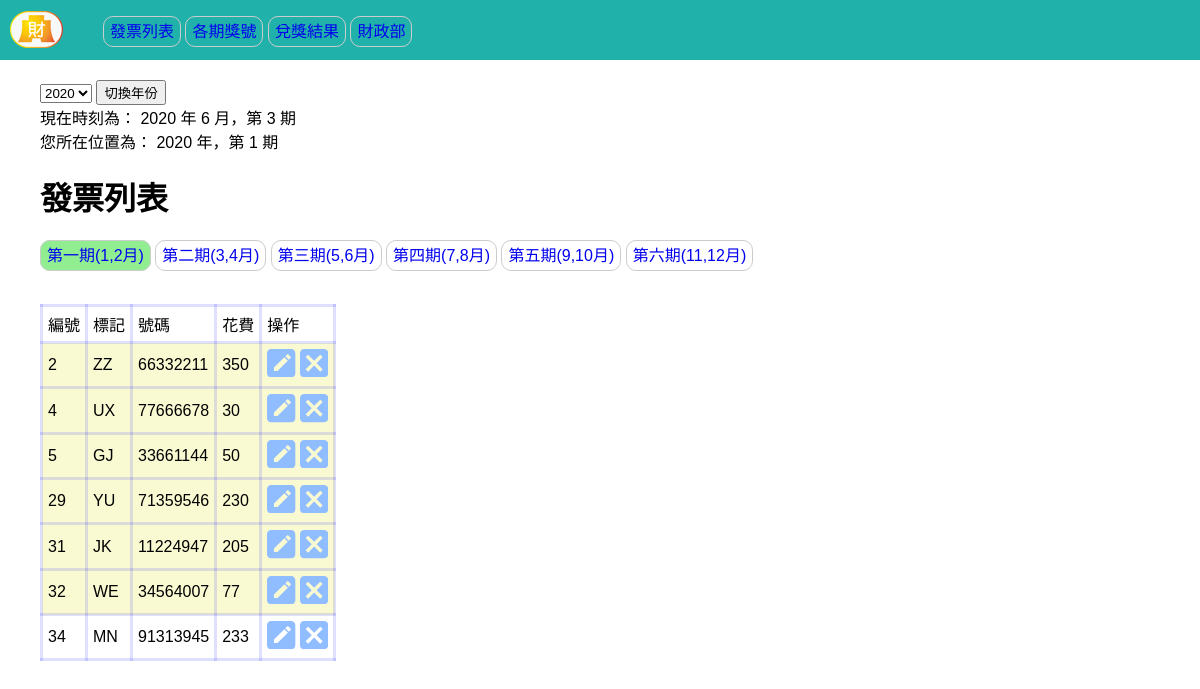
/list.php?period=1&year=2020, run on the app's committed database.
### tables this page shows
CREATE TABLE `invoice` (
  `id` int(10) UNSIGNED NOT NULL,
  `code` varchar(2) NOT NULL,
  `number` varchar(8) NOT NULL,
  `period` tinyint(1) UNSIGNED NOT NULL COMMENT '只有分六期，所以不用太多位元，選TinyINT即可。',
  `expend` int(10) UNSIGNED NOT NULL,
  `year` varchar(4) NOT NULL COMMENT '若要紀錄完整日期，就用DATE。'
);

### common/base.php (called while the page is built, shortened)
<?php
$dsn="mysql:host=localhost;charset=utf8;dbname=invoice";
$pdo=new PDO($dsn,'root',"");
function all($table,...$arg){
    global $pdo;
    $sql="select * from $table ";
    if(isset($arg[0]) && is_array($arg[0])){
        $tmp=[];
        foreach($arg[0] as $key => $value){
            $tmp[]=sprintf("`%s`='%s'",$key,$value);
        }
        $sql=$sql." where " . implode(" && ",$tmp);
    }
    return $pdo->query($sql)->fetchAll();
}
?>

### list.php (the view, shortened to what this page needs)
<?php include "./common/base.php"; ?>
<!DOCTYPE html>
<html lang="en">
<head>
  <link rel="stylesheet" href="./css/style.css">
</head>
<body>
  <?php include "./include/header.php";
  $year=date("Y");
  if(isset($_GET['year'])){
    $year=$_GET['year'];
  }
  $month=date("n");
  $period=round(($month/2),0);
  if(isset($_GET["period"])){
    $period=$_GET["period"];
  }
  ?>
<form class="yearswitch" action="list.php?period=<?=$period;?>&year=<?=$year;?>">
  <select name="year">
    <option value="2020" <?=($year==2020)?"selected":null;?>>2020</option>
  </select>
  <input type="submit" value="切換年份">
</form>
  <?php
  echo "<p class='note'>現在時刻為： ".date("Y")." 年 ".$month." 月，第&nbsp;".(round(($month/2),0))."&nbsp;期</p>";
  echo "<p class='note'>您所在位置為： ".$year." 年，第&nbsp;".$period."&nbsp;期</p>";
  ?>
  <h1>發票列表</h1>
  <ul class="nav">
    <li><a href="list.php?period=1&year=<?=$year;?>" style="background:<?=($period==1)?"lightgreen":"white";?>;">第一期(1,2月)</a></li>
    <li><a href="list.php?period=2&year=<?=$year;?>" style="background:<?=($period==2)?"lightgreen":"white";?>;">第二期(3,4月)</a></li>
    <li><a href="list.php?period=3&year=<?=$year;?>" style="background:<?=($period==3)?"lightgreen":"white";?>;">第三期(5,6月)</a></li>
    <li><a href="list.php?period=4&year=<?=$year;?>" style="background:<?=($period==4)?"lightgreen":"white";?>;">第四期(7,8月)</a></li>
    <li><a href="list.php?period=5&year=<?=$year;?>" style="background:<?=($period==5)?"lightgreen":"white";?>;">第五期(9,10月)</a></li>
    <li><a href="list.php?period=6&year=<?=$year;?>" style="background:<?=($period==6)?"lightgreen":"white";?>;">第六期(11,12月)</a></li>
  </ul>
  <?php
    $rows=all('invoice',['period'=>$period,'year'=>$year]);
  ?>
  <table>
    <tr>
      <td>編號</td>
      <td>標記</td>
      <td>號碼</td>
      <td>花費</td>
      <td>操作</td>
    </tr>
  <?php
  foreach ($rows as $row) {
  ?>
  <tr>
      <td><?=$row['id'];?></td>
      <td><?=$row['code'];?></td>
      <td><?=$row['number'];?></td>
      <td><?=$row['expend'];?></td>
      <td>
        <label for="edit"><a href="edit_invoice.php?id=<?=$row['id'];?>">
          </a></label>
        <label for="delete"><a href="delete_invoice.php?period=<?=$period;?>&year=<?=$year;?>&id=<?=$row['id'];?>">
        </a></label>
      </td>
  </tr>
  <?php
  }
  ?>
</table>
</body>
</html>

### include/header.php
<div class="container">
    <span class="header2">
      <a href="index.php" title="回首頁"><img src="./include/Finance_53x37.png"></a>
    </span>
    <ul class="header">
      <li><a class="hd" href="list.php" title="發票列表">發票列表</a></li>
      <li><a class="hd" href="invoice.php" title="各期獎號">各期獎號</a></li>
      <li><a class="hd" href="reward_list.php" title="兌獎結果">兌獎結果</a></li>
      <li><a class="hd" href="http://invoice.etax.nat.gov.tw/" title="財政部統一發票號碼中獎號碼" target="_blank">財政部</a></li>
    </ul>
</div>

### css/style.css (style rules this page uses)
* { box-sizing: border-box; margin: 0px; font-family: 'Noto Sans TC', sans-serif; }
.header ul,.nav { list-style-type: none; }
.container { display: flex; background: lightseagreen; margin-bottom: 20px; }
li { margin: 18px 0px; display: inline-block; }
.header2 { margin:11px 0px 6px 10px; }
.header a.hd, .nav a { border: 1px solid #CCC; border-radius: 10px; box-sizing: border-box; padding: 6px; }
table { border-collapse: collapse; border: 1px solid #0000ff20; margin: 20px 40px; }
table td { border-collapse: collapse; border: 3px solid #0000ff20; padding: 5px; }
table tr.first, tr:nth-of-type(2), tr:nth-of-type(3), tr:nth-of-type(4), tr:nth-of-type(5), tr:nth-of-type(6), tr:nth-of-type(7) { background: lightgoldenrodyellow; }
a { text-decoration: none; }
h1 { margin: 20px 40px 5px 40px; }
.note { margin: 0px 40px 0px 40px; }
.yearswitch, .period_item { margin: 0px 0px 0px 40px; font-size: 1rem; }

### data on the page
invoice: id "2", code "ZZ", number "66332211", expend "350"
invoice: id "4", code "UX", number "77666678", expend "30"
invoice: id "5", code "GJ", number "33661144", expend "50"
invoice: id "29", code "YU", number "71359546", expend "230"
invoice: id "31", code "JK", number "11224947", expend "205"
invoice: id "32", code "WE", number "34564007", expend "77"
invoice: id "34", code "MN", number "91313945", expend "233"

### other printed values
$year "2020"
$period "1"
